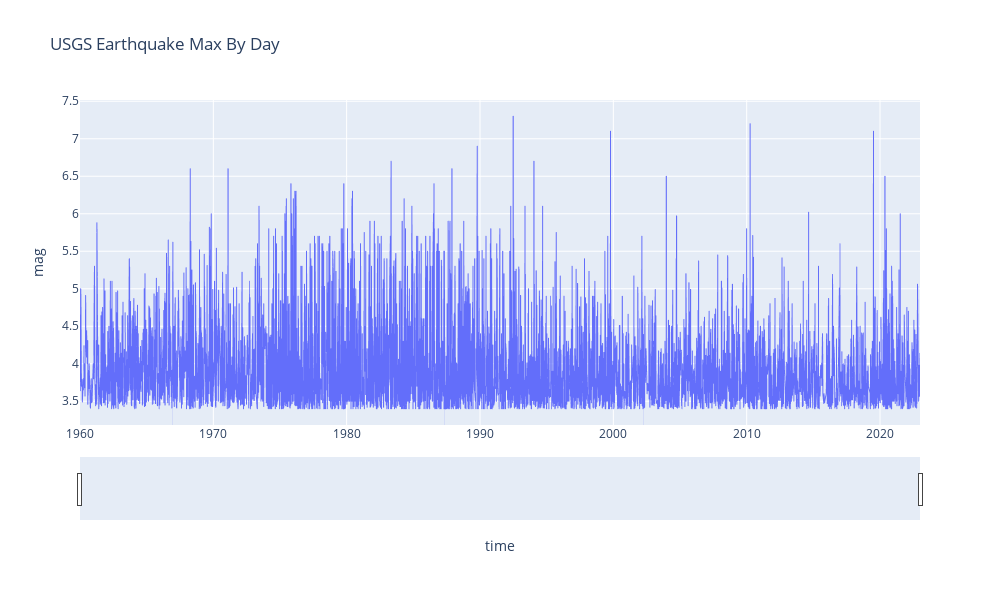

The notebook cell saved with this chart:
### Code cell
usgs_grouped_max.reset_index(inplace=True)
usgs_grouped_max['time'] = usgs_grouped_max['time'].dt.to_timestamp()

# Create a Plotly figure
fig = px.line(usgs_grouped_max, x='time', 
              y='mag', labels={'value': 'Magnitude'}, 
              title='USGS Earthquake Max By Day')
fig.update_layout(
    width=1000,
    height=600,
)

fig.update_traces(line=dict(width=1.0))
# Add interactivity
fig.update_xaxes(rangeslider_visible=True)
fig.update_layout(dragmode='pan')

# Show the interactive plot
fig.show()

### Figure 1 — Plotly figure (JSON) as saved in the notebook; plotly's stock layout.template omitted (floating-point values rounded to 4 significant figures; data arrays with more than 128 entries replaced by an {"elided": "..."} marker saying what was removed)
{"data": [{"hovertemplate": "time=%{x}<br>mag=%{y}<extra></extra>", "legendgroup": "", "line": {"color": "#636efa", "dash": "solid", "width": 1}, "marker": {"symbol": "circle"}, "mode": "lines", "name": "", "showlegend": false, "type": "scattergl", "x": {"elided": "5997 str values"}, "xaxis": "x", "y": {"elided": "5997 float values"}, "yaxis": "y"}], "layout": {"dragmode": "pan", "height": 600, "legend": {"tracegroupgap": 0}, "title": {"text": "USGS Earthquake Max By Day"}, "width": 1000, "xaxis": {"anchor": "y", "domain": [0, 1], "rangeslider": {"visible": true}, "title": {"text": "time"}}, "yaxis": {"anchor": "x", "domain": [0, 1], "title": {"text": "mag"}}}}
